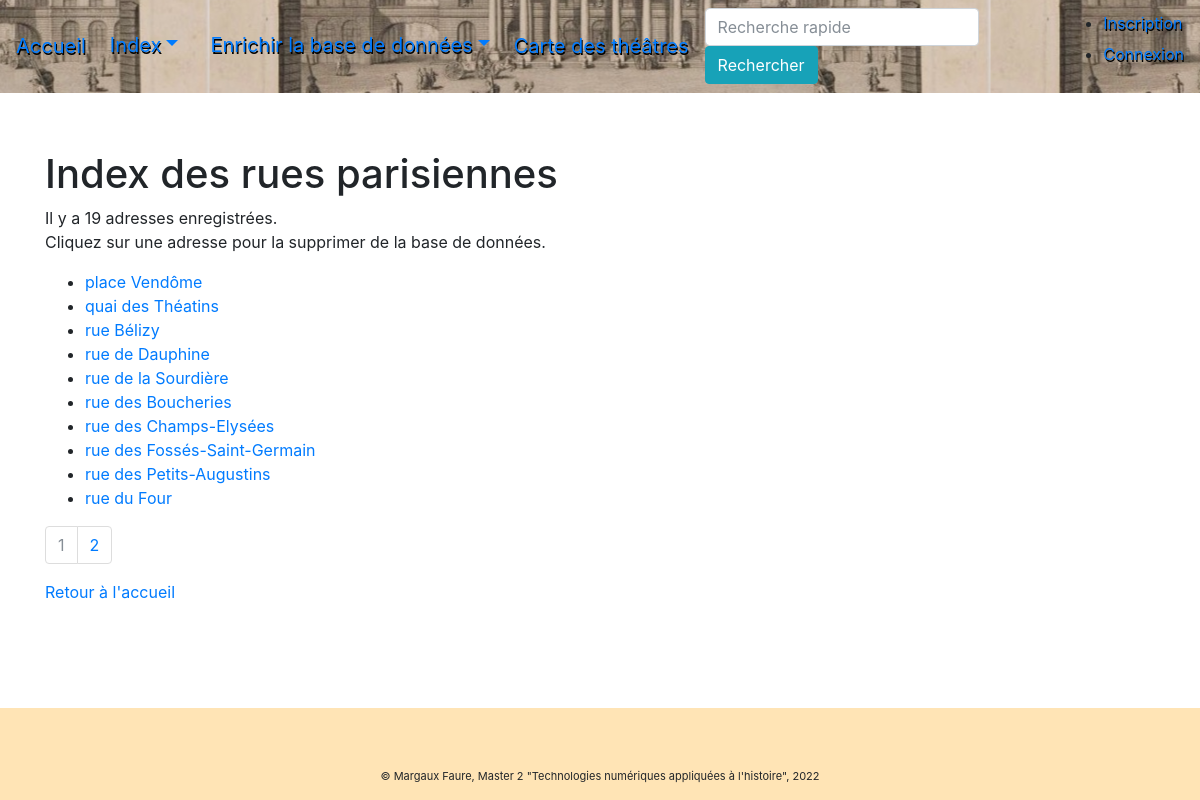
The page /adresses on the database its author committed.
### pv_theatres/modeles/donnees.py (models this page shows, shortened)
class Adresse(db.Model):
    id = db.Column(db.Integer, nullable=False, autoincrement=True, primary_key=True)
    rue = db.Column(db.Text)
    quartier = db.Column(db.Text)
    personnes = db.relationship("Personne", secondary=Habite, back_populates='adresses')
    authorships = db.relationship("Authorship", back_populates="adresse")

### pv_theatres/routes/generic.py (the view)
@app.route("/adresses")
def adresses_liste():
    page = request.args.get("page", 1)
    if isinstance(page, str) and page.isdigit():
        page = int(page)
    else:
        page = 1
    adresses = Adresse.query.order_by(func.lower(Adresse.rue).asc()).paginate(page=page, per_page=RESULTATS_PAR_PAGE)
    return render_template("pages/adresses.html", nom="Adresses", adresses=adresses)

### pv_theatres/templates/pages/adresses.html (shortened to what this page needs)
{% extends "conteneur.html" %}
{% block corps %}
    {% if adresses %}
    <h1>Index des rues parisiennes</h1>
    <p>Il y a {{adresses.total}} adresses enregistrées.</br>
    Cliquez sur une adresse pour la supprimer de la base de données.</p>
    <ul>
        {% for adresse in adresses.items %}
            <li><a href="{{url_for('suppression_adresse', id=adresse.id)}}">{{adresse.rue}}</a></li>
        {% endfor %}
    </ul>
         <nav aria-label="research-pagination">
            <ul class="pagination">
                {%- for page in adresses.iter_pages() %}
                    {% if page %}
                        {% if page != adresses.page %}
                            <li class="page-item">
                                <a class="page-link" href="{{ url_for('adresses_liste', page=page) }}">{{page}}</a>
                            </li>
                        {% else %}
                            <li class="page-item active disabled">
                                <a class="page-link">{{page}} <span class="sr-only">(actuelle)</span></a>
                            </li>
                        {% endif %}
                    {% else %}
                        <li class="page-item disabled">
                            <a class="page-link">...</a>
                        </li>
                    {% endif %}
                {%- endfor %}
            </ul>
        </nav>
    <p><a href="{{url_for('accueil')}}">Retour à l'accueil</a></p>
    {% else %}
        <p>La base de données est en cours de constitution</p>
    {% endif %}
{% endblock %}

### rows shown on the page
Adresse: rue "place Vendôme"
Adresse: rue "quai des Théatins"
Adresse: rue "rue Bélizy"
Adresse: rue "rue de Dauphine"
Adresse: rue "rue de la Sourdière"
Adresse: rue "rue des Boucheries"
Adresse: rue "rue des Champs-Elysées"
Adresse: rue "rue des Fossés-Saint-Germain"
Adresse: rue "rue des Petits-Augustins"
Adresse: rue "rue du Four"

### other values the page prints
{{ adresses.total }} "19"
{{ page }} "1"
{{ page }} "2"
